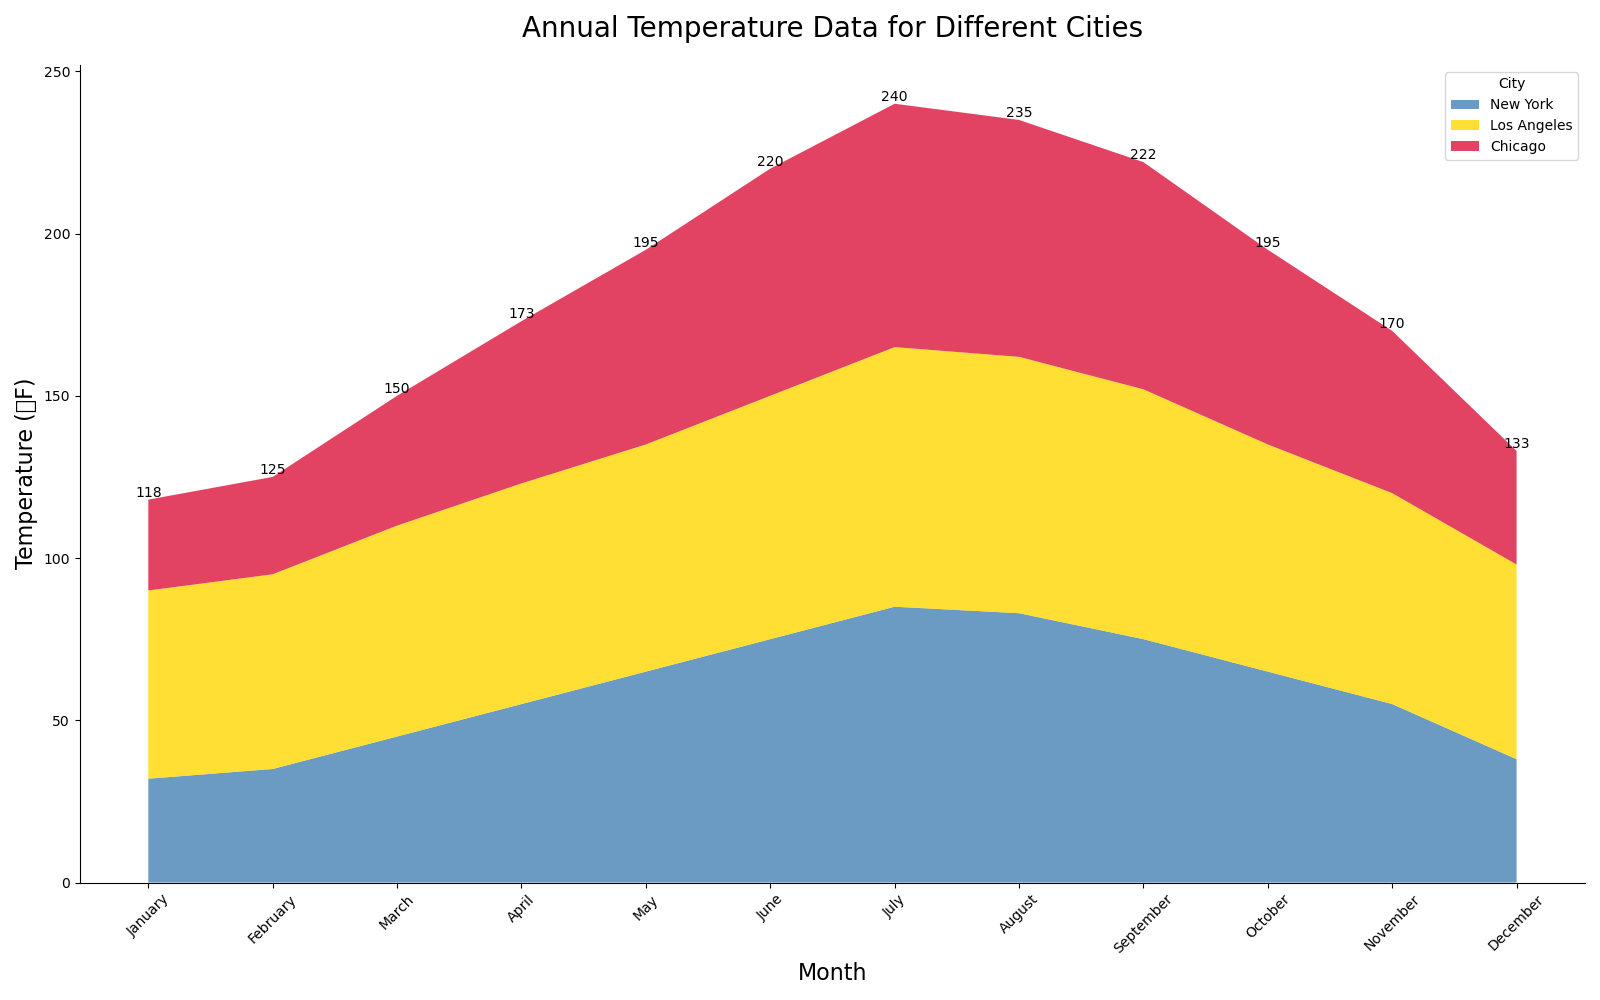

Source code (Python):

import pandas as pd
import matplotlib.pyplot as plt

# Define the dataset
data = {
    'Month': ['January', 'February', 'March', 'April', 'May', 'June',
              'July', 'August', 'September', 'October', 'November', 'December'],
    'New York': [32, 35, 45, 55, 65, 75, 85, 83, 75, 65, 55, 38],
    'Los Angeles': [58, 60, 65, 68, 70, 75, 80, 79, 77, 70, 65, 60],
    'Chicago': [28, 30, 40, 50, 60, 70, 75, 73, 70, 60, 50, 35]
}

# Create a DataFrame
df = pd.DataFrame(data)

# Data preparation for stacked area chart
df_melted = df.melt('Month', var_name='City', value_name='Temperature')

# Transformation of 'Month' to categorical type for proper ordering
df_melted['Month'] = pd.Categorical(df_melted['Month'],
                                    categories=data['Month'],
                                    ordered=True)

# Plotting
plt.figure(figsize=(16, 10))

# New York: #4682B4 (Steel Blue), Los Angeles: #FFD700 (Gold), Chicago: #DC143C (Crimson)
colors = ["#4682B4", "#FFD700", "#DC143C"]

# Stackplot
plt.stackplot(df['Month'], df.iloc[:, 1:].values.T, labels=df.columns[1:], colors=colors, alpha=0.8)

# Beautifying the plot
plt.title('Annual Temperature Data for Different Cities', fontsize=20, pad=20)
plt.ylabel('Temperature (°F)', fontsize=16)
plt.xlabel('Month', fontsize=16)
plt.xticks(rotation=45)
plt.legend(title='City', loc='upper right')

# Annotation
for i, row in df.iterrows():
    total_temp = row['New York'] + row['Los Angeles'] + row['Chicago']
    plt.text(row['Month'], total_temp, f'{total_temp}', ha='center', va='bottom')

# Remove top and right borders
plt.gca().spines['top'].set_visible(False)
plt.gca().spines['right'].set_visible(False)

# Show the plot
plt.tight_layout()
plt.show()
